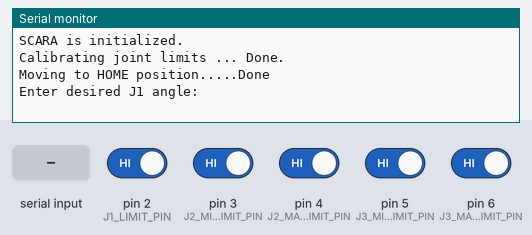
Recording of a sketch running on a simulated Arduino Uno, built with avr-gcc and run on an emulated ATmega328P. On the bench: the last lines printed to the serial monitor. Inputs (shaded band) come from the test bench; at power-on: pin 2 (J1_LIMIT_PIN), pin 3 (J2_MIN_LIMIT_PIN), pin 4 (J2_MAX_LIMIT_PIN), pin 5 (J3_MIN_LIMIT_PIN), pin 6 (J3_MAX_LIMIT_PIN) HIGH.

Above: at 1.4 s.
1.5 s: "30,150\n" received over Serial
At 4.4 s:
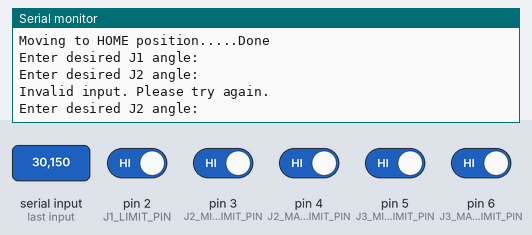
4.5 s: "90,45\n" received over Serial
At 7.4 s:
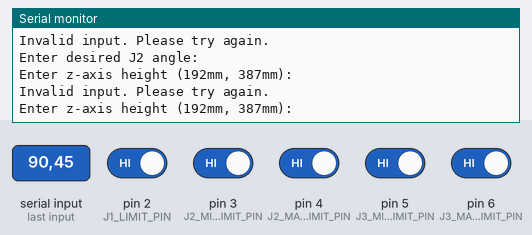
7.5 s: "200\n" received over Serial
At 10.1 s:
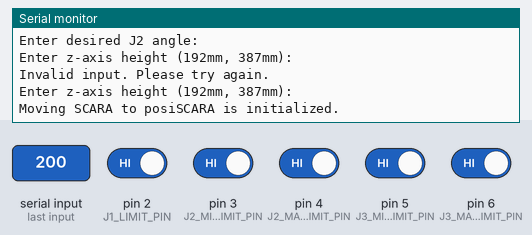

The sketch:

scara_alpha_v4_forw_kin.ino
```cpp
/*
@file: scara_alpha_v2.ino
@updated: 2025/02/10
@author: Kensei Suzuki & Diego Gomez
@brief: Alpha version 2.0 meant for development. Top level main code for controlling the SCARA robot.
        V2.0 includes a new naming convention as well as modularized and re-usable functions.
            J1 --> Base joint
            J2 --> Z-axis joint
            J3 --> Arm joint
*/
// D.G First Comment

/*
 * vvvvvvvvvvvvvvvvvvvvvvvvvvvvvvvvvvvvvvvvvvvvvvvvvvvvv
 *  LIBRARIES | GLOBALS | OBJECTS | FUNCTION PROTOTYPES
 * ^^^^^^^^^^^^^^^^^^^^^^^^^^^^^^^^^^^^^^^^^^^^^^^^^^^^^
*/
#include <AccelStepper.h>
#include <Servo.h>
#include <math.h>

#define NEMA17_MAX_SPEED 500.0    //steps per second
#define NEMA17_MAX_ACCEL 50.0     //steps per second^2
#define NEMA17_STEPS_PER_REV 200  //steps per one output revolution
#define MICROSTEP_FACTOR 8        //microstepping - increases steps/rev by factor of {2, 4, 8, 16}

// pins
const int J1_DIR_PIN = 12;  //Revolute joint base NEMA stepper motors control pins
const int J1_STEP_PIN = 13;
const int J2_DIR_PIN = 8;  //Prismatic joint z-axis NEMA stepper motors control pins
const int J2_STEP_PIN = 9;
const int J3_DIR_PIN = 10;  //Revolute joint arm NEMA stepper motors control pins
const int J3_STEP_PIN = 11;
const int J2_MAX_LIMIT_PIN = 4;  //limit switch
const int J2_MIN_LIMIT_PIN = 3;
const int J3_MIN_LIMIT_PIN = 5;
const int J3_MAX_LIMIT_PIN = 6;
const int J1_LIMIT_PIN = 2;
const int GRIPPER_PIN = 7;  //gripper servo motor PWM pin

// link lengths (in mm)

const float L1 = 170;
const float L2 = 98.521;
const float range = 268.521;
float theta1, theta2, Xd, Yd;

// globals
int J1_max_step = 0, J1_min_step = 0, J2_max_step = 0, J2_min_step = 0, J3_min_step = 0, J3_max_step = 0;
int user_inputs[3] = { 0, 0, 0 };

//class objects
AccelStepper J1_Stepper(AccelStepper::DRIVER, J1_STEP_PIN, J1_DIR_PIN);
AccelStepper J2_Stepper(AccelStepper::DRIVER, J2_STEP_PIN, J2_DIR_PIN);
AccelStepper J3_Stepper(AccelStepper::DRIVER, J3_STEP_PIN, J3_DIR_PIN);
Servo GripperServo;

void forw_kin(float, float);
void calibrateLimits();
void zeroHome();
void moveAxis(AccelStepper, int, int);
int getManualInput(const char *, int, int);
int calculateStep(int, int, int, int, int);

/*
 * vvvvvvvvvvvvvvvvvvvvvvvvvvvvvvvvvvvvvvvvvvvvvvvvvvvvv
 *          SETUP - COMMS, ACTUATORS, SENSORS
 * ^^^^^^^^^^^^^^^^^^^^^^^^^^^^^^^^^^^^^^^^^^^^^^^^^^^^^
*/
void setup() {
  //init comms
  Serial.begin(9600);
  while (!Serial) {}

  //init limit switches
  pinMode(J1_LIMIT_PIN, INPUT_PULLUP);
  pinMode(J2_MAX_LIMIT_PIN, INPUT_PULLUP);
  pinMode(J2_MIN_LIMIT_PIN, INPUT_PULLUP);
  pinMode(J3_MAX_LIMIT_PIN, INPUT_PULLUP);
  pinMode(J3_MIN_LIMIT_PIN, INPUT_PULLUP);

  //setup stepper motors
  J1_Stepper.setMaxSpeed(NEMA17_MAX_SPEED);
  J1_Stepper.setAcceleration(NEMA17_MAX_ACCEL);
  J1_Stepper.setSpeed(0);
  J2_Stepper.setMaxSpeed(NEMA17_MAX_SPEED);
  J2_Stepper.setAcceleration(NEMA17_MAX_ACCEL);
  J2_Stepper.setSpeed(0);
  J3_Stepper.setAcceleration(NEMA17_MAX_ACCEL);
  J3_Stepper.setMaxSpeed(NEMA17_MAX_SPEED);
  J3_Stepper.setSpeed(0);

  delay(250);
  Serial.println("SCARA is initialized.");

  calibrateLimits();
  zeroHome();
}  //end of setup()

void loop() {
  theta1 = getManualInput("Enter desired J1 angle: ", -360, 360);
  delay(2500);
  theta2 = getManualInput("Enter desired J2 angle: ", -125, 125);
  delay(2500);
  float J2_position = getManualInput("Enter z-axis height (192mm, 387mm): ", 192, 387);
  delay(2500);

  forw_kin(theta1, theta2);

  int J1_step = calculateStep(theta1, -170, 170, J1_min_step, J1_max_step);  // calculates steps needed to get to desired angles
  int J2_step = calculateStep(J2_position, 192, 387, J2_min_step, J2_max_step);
  int J3_step = calculateStep(theta2, -125, 125, J3_min_step, J3_max_step);
    Serial.print("Moving SCARA to position... ");
    moveAxis(J1_Stepper, J1_step, 1);
    moveAxis(J2_Stepper, J2_step, 1);
    moveAxis(J3_Stepper, J3_step, 1);
    Serial.println("Done");
    Serial.println("You should now be at: ");
    Serial.print(Xd);
    Serial.print(", ");
    Serial.print(Yd);
    Serial.print(", ");
    Serial.print(J2_position);
    Serial.println();

}

/*
 * vvvvvvvvvvvvvvvvvvvvvvvvvvvvvvvvvvvvvvvvvvvvvvvvvvvvv
 *                USER-DEFINED FUNCTIONS
 * ^^^^^^^^^^^^^^^^^^^^^^^^^^^^^^^^^^^^^^^^^^^^^^^^^^^^^
*/

void calibrateLimits() {

  // Determines step count for joint limits using hinge limit switches.

  Serial.print("Calibrating joint limits ... ");

  J1_Stepper.setSpeed(NEMA17_MAX_SPEED);
  while (digitalRead(J1_LIMIT_PIN) == LOW) {  //J1 max - base (revolute)
    J1_Stepper.runSpeed();
  }
  J1_max_step = J1_Stepper.currentPosition();

  J1_Stepper.setSpeed(-NEMA17_MAX_SPEED);
  while (digitalRead(J1_LIMIT_PIN) == LOW) {  //J1 min - base (revolute)
    J1_Stepper.runSpeed();
  }
  J1_min_step = J1_Stepper.currentPosition();

  J2_Stepper.setSpeed(NEMA17_MAX_SPEED);
  while (digitalRead(J2_MAX_LIMIT_PIN) == LOW) {  //J2 max - z-axis (prismatic)
    J2_Stepper.runSpeed();
  }
  J2_max_step = J2_Stepper.currentPosition();

  J2_Stepper.setSpeed(-NEMA17_MAX_SPEED);
  while (digitalRead(J2_MIN_LIMIT_PIN) == LOW) {  //J2 min - z-axis (prismatic)
    J2_Stepper.runSpeed();
  }
  J2_min_step = J2_Stepper.currentPosition();

  J3_Stepper.setSpeed(NEMA17_MAX_SPEED);
  while (digitalRead(J3_MAX_LIMIT_PIN) == LOW) {  //J3 max - arm (revolute)
    J3_Stepper.runSpeed();
  }
  J3_max_step = J3_Stepper.currentPosition();

  J3_Stepper.setSpeed(-NEMA17_MAX_SPEED);
  while (digitalRead(J3_MIN_LIMIT_PIN) == LOW) {  //J3 min - arm (revolute)
    J3_Stepper.runSpeed();
  }
  J3_min_step = J3_Stepper.currentPosition();

  Serial.println("Done.");
}  //end of calibrateLimits()

void zeroHome() {

  // Moves the SCARA to a home or zero position. HOME is defined as the all joints at a middle position away from any self-collisions.


  Serial.print("Moving to HOME position.....");
  int J1_home = floor((abs(J1_max_step) + abs(J1_min_step)) / 2);
  int J2_home = floor((abs(J2_max_step) + abs(J2_min_step)) / 2);
  int J3_home = floor((abs(J3_max_step) + abs(J3_min_step)) / 2);

  J1_Stepper.setSpeed(NEMA17_MAX_SPEED);
  J2_Stepper.setSpeed(NEMA17_MAX_SPEED);
  J3_Stepper.setSpeed(NEMA17_MAX_SPEED);

  J1_Stepper.moveTo(J1_home);
  J2_Stepper.moveTo(J2_home);
  J3_Stepper.moveTo(J3_home);

  while (J1_Stepper.distanceToGo() != 0 || J2_Stepper.distanceToGo() != 0 || J3_Stepper.distanceToGo() != 0) {
    J1_Stepper.run();
    J2_Stepper.run();
    J3_Stepper.run();
  }

  Serial.println("Done");
}  //end of zeroHome()

void moveAxis(AccelStepper joint, int stp, int speed_reduction) {
  int d = 1;
  joint.currentPosition() > stp ? d = 1 : d = -1;
  joint.setSpeed(d * NEMA17_MAX_SPEED / speed_reduction);
  joint.moveTo(stp);
  while (joint.distanceToGo() != 0) {
    Serial.println("moving?");
    joint.run();
  }
}  //end of moveAxis()

int getManualInput(const char *prompt, int minVal, int maxVal) {
  int input;

  do {
    Serial.println(prompt);
    while (!Serial.available()) {}
    input = Serial.parseInt();
    if (input < minVal || input > maxVal) {
      Serial.println("Invalid input. Please try again.");
    }
  } while (input < minVal || input > maxVal);

  return input;
}  //end of getManualInput();

int calculateStep(int input, int minInput, int maxInput, int minStep, int maxStep) {
  return map(input, minInput, maxInput, minStep, maxStep);
}  //end of calculateStep()

void forw_kin(float t1, float t2) {
  Xd = round(L1 * (cos(t1)) + L2 * cos(t1 + t2));
  Yd = round(L1 * (sin(t1)) + L2 * sin(t1 + t2));
}
```

Measured:
- after the input at 1.5 s, the serial monitor: prints a new line after 2.5 s (image 1)
- after the input at 4.5 s, the serial monitor: prints a new line after 2.5 s (image 2)
- after the input at 7.5 s, the serial monitor: prints a new line after 2.5 s (image 3)
